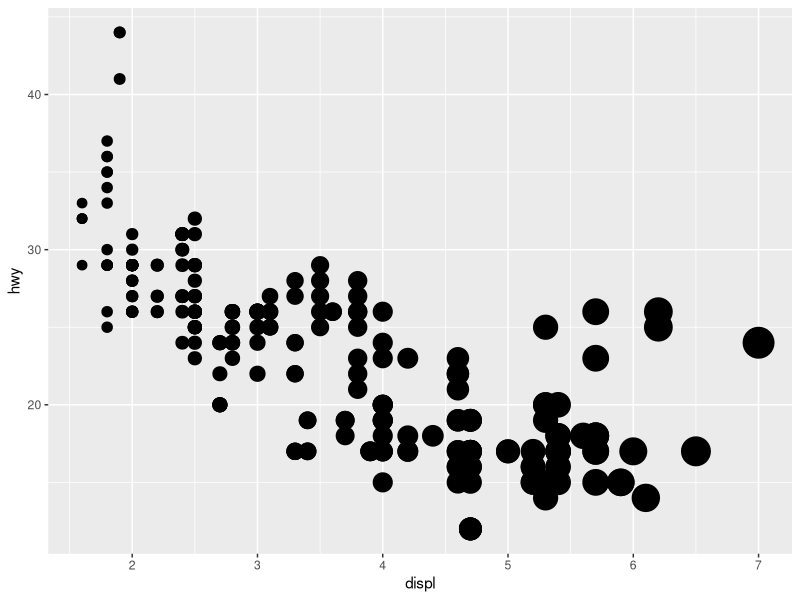
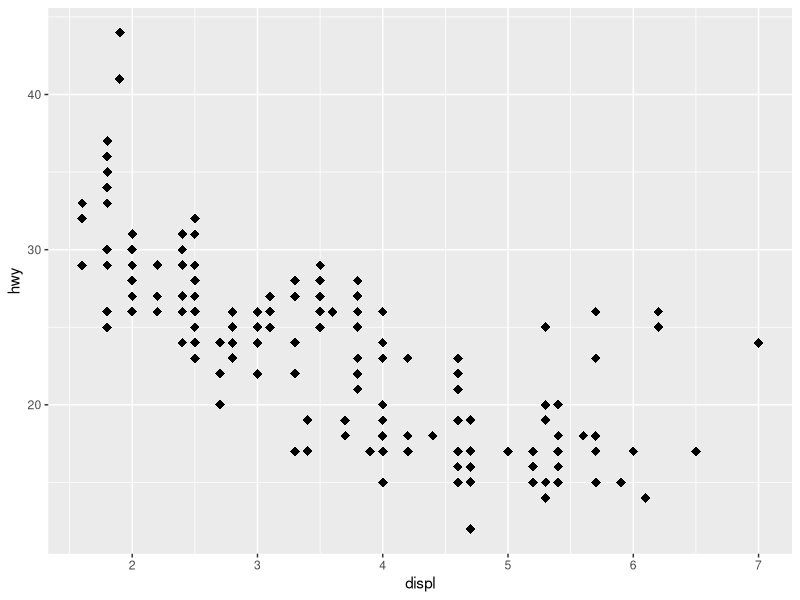
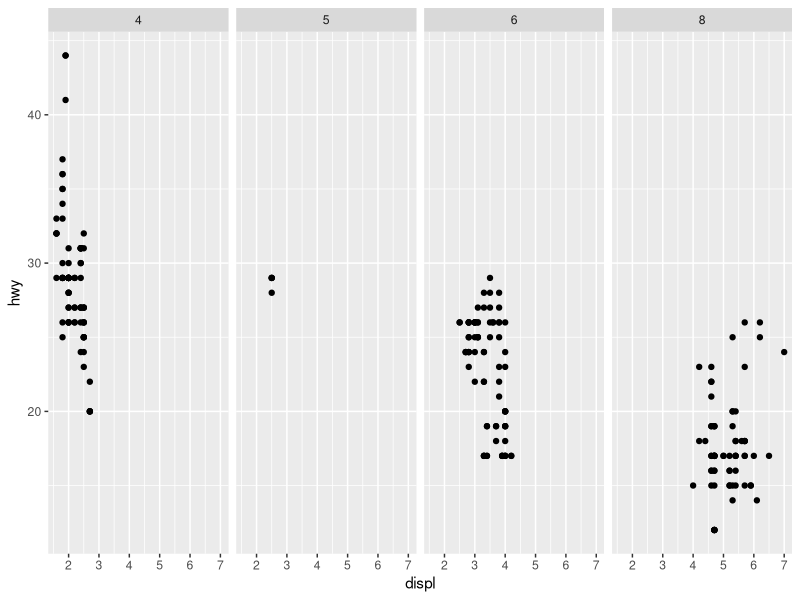
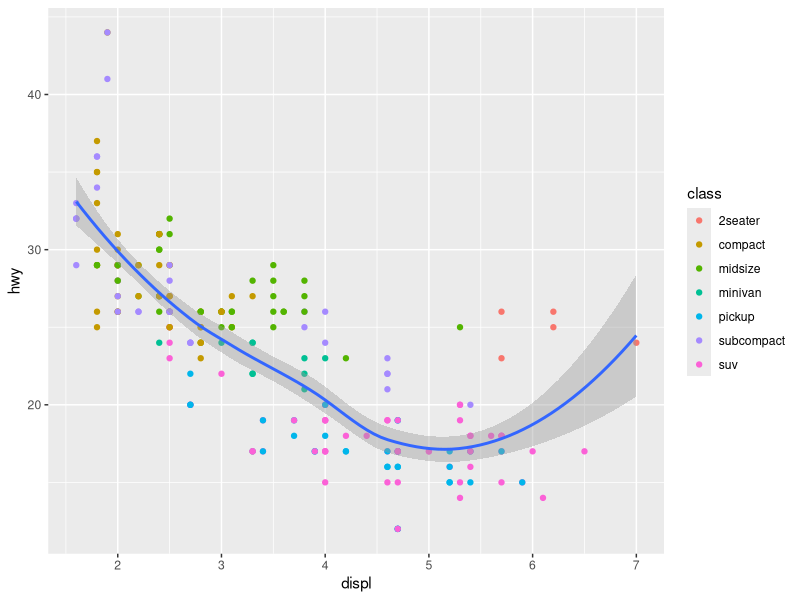
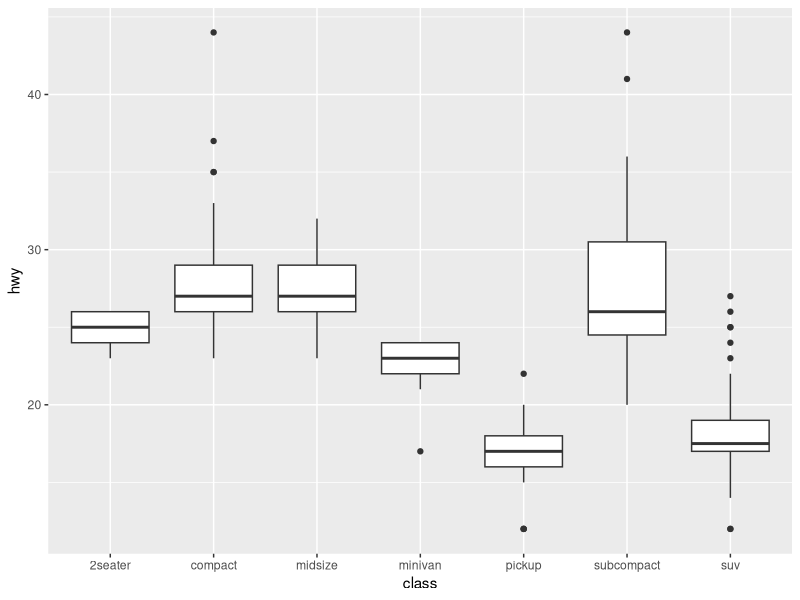
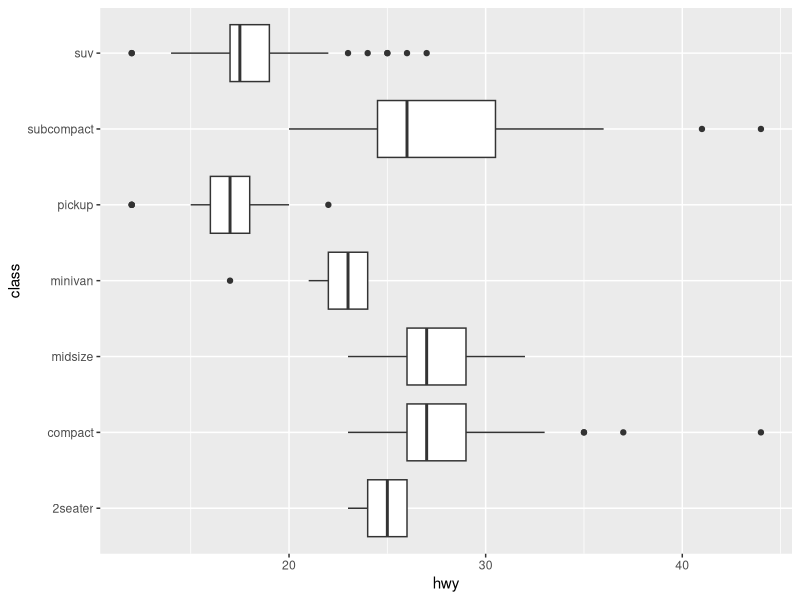
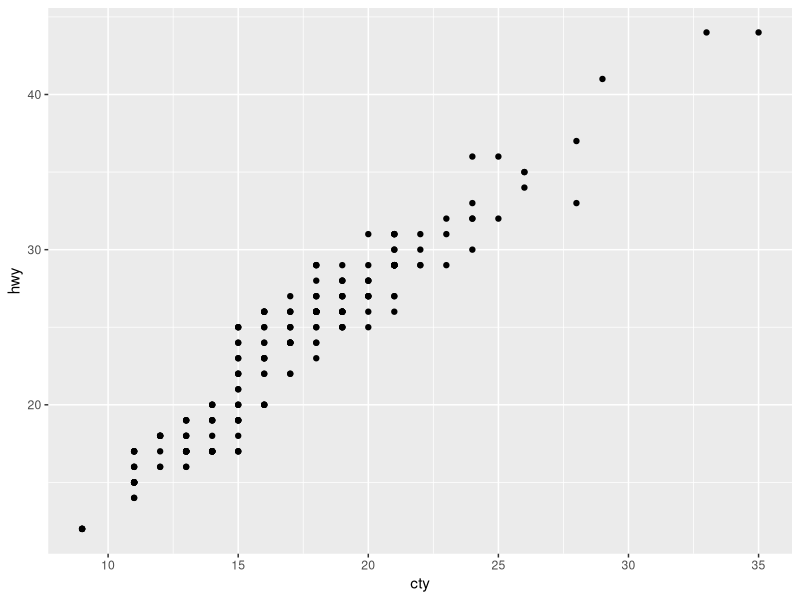
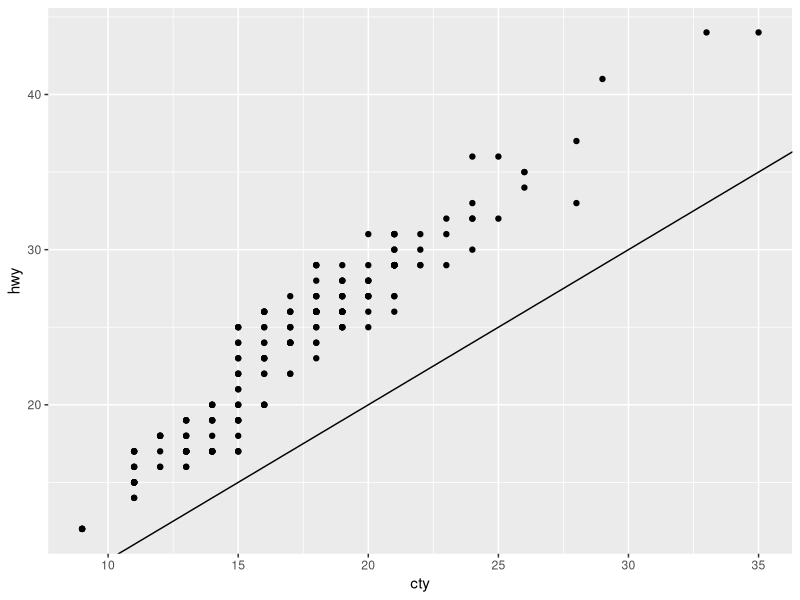

Here is the R script that generated these plots, in order:
## ---- chunk 1
knitr::opts_chunk$set(echo = TRUE)
library("ggplot2")
library("dplyr")
## ---- chunk 2
as_tibble(ggplot2::mpg)
## ---- chunk 3
data.frame(unclass(table(ggplot2::mpg$class)))
## ---- chunk 4
table(ggplot2::mpg$hwy)
## ---- chunk 5
ggplot(data = ggplot2::mpg) +
  # geom_point(mapping = aes(x = displ, y = hwy))
  # geom_point(mapping = aes(x = displ, y = hwy, color = class)) # Scaling by class
  # geom_point(mapping = aes(x = displ, y = hwy, size = class)) # bad scaling
  # geom_point(mapping = aes(x = displ, y = hwy, alpha = class)) # bad scaling
  # geom_point(mapping = aes(x = displ, y = hwy, shape = class)) # bad scaling
  geom_point(mapping = aes(x = displ, y = hwy, stroke = displ)) # Scaling by displ
## ---- chunk 6
ggplot(data = mpg) +
  # geom_point(mapping = aes(x = displ, y = hwy))
  # geom_point(mapping = aes(x = displ, y = hwy), color = "blue")
  # geom_point(mapping = aes(x = displ, y = hwy), size = 0.4)
  geom_point(mapping = aes(x = displ, y = hwy), shape = "diamond", size = 3)
## ---- chunk 7
ggplot(data = mpg) +
  geom_point(mapping = aes(x = displ, y = hwy)) +
  # facet_wrap(~ class, nrow = 2) # One dimentional Facet
  # facet_grid(drv ~ cyl)         # Two dimentional Facet
  facet_grid(. ~ cyl)           # Same with below
  # facet_wrap(~ cyl, nrow = 1)
## ---- chunk 8
ggplot(mpg, mapping = aes(x = displ, y = hwy)) +
  geom_point(mapping = aes(color = class)) +
  # geom_point() +
  geom_smooth()
# geom_smooth(mapping = aes(linetype = drv))
## ---- chunk 9
boxplot <- ggplot(mpg, mapping = aes(x = class, y = hwy)) +
  geom_boxplot()
boxplot
boxplot + coord_flip()
## ---- chunk 10
point_plot <- ggplot(mpg, mapping = aes(x = cty, y = hwy)) +
  geom_point()
point_plot
point_plot + geom_abline()
point_plot + geom_abline() + coord_fixed()    # Similar to the coord_quickmap function
point_plot + geom_abline() + coord_quickmap()
